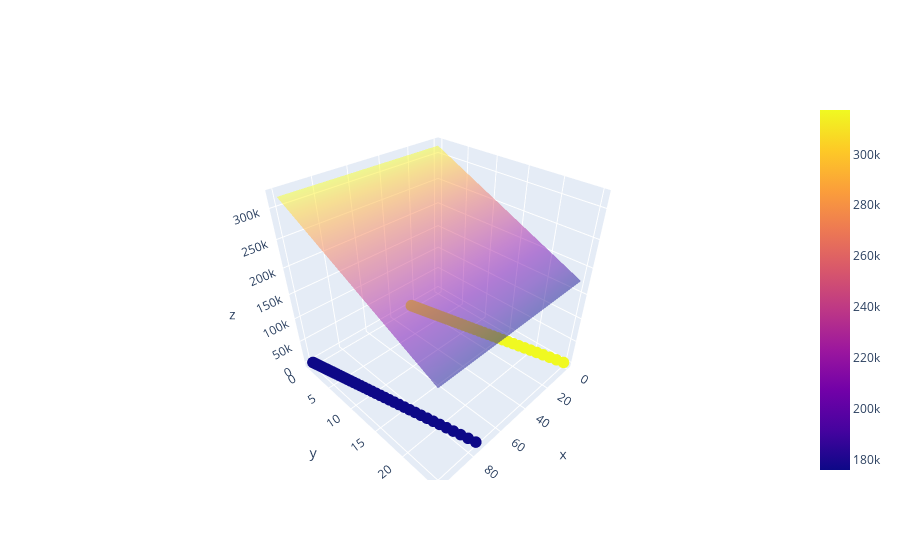

The code cell stored with this chart in its notebook:
### Code cell
import numpy as np
import plotly.graph_objects as go

# Create mesh grid
x1_sq = np.linspace(df['X1_Square'].min(), df['X1_Square'].max(), 20)
x2_sq = np.linspace(df['X2_Square'].min(), df['X2_Square'].max(), 20)
x1_sq, x2_sq = np.meshgrid(x1_sq, x2_sq)

# Decision plane equation: w1*x + w2*y + w3*z + b = 0
w = clf_poly.coef_[0]
b = clf_poly.intercept_[0]

z = (-w[2]*x1_sq - w[3]*x2_sq - b) / w[4]

# Plot
fig = go.Figure()

fig.add_trace(go.Scatter3d(
    x=df['X1_Square'],
    y=df['X2_Square'],
    z=df['X1*X2'],
    mode='markers',
    marker=dict(color=df['Y'], size=4)
))

fig.add_trace(go.Surface(
    x=x1_sq,
    y=x2_sq,
    z=z,
    opacity=0.5
))

fig.show()

### Figure 1 — Plotly figure (JSON) as saved in the notebook; plotly's stock layout.template omitted (floating-point values rounded to 4 significant figures; data arrays with more than 128 entries replaced by an {"elided": "..."} marker saying what was removed)
{"data": [{"marker": {"color": {"elided": "400 int values"}, "size": 4}, "mode": "markers", "type": "scatter3d", "x": {"elided": "400 float values"}, "y": {"elided": "400 float values"}, "z": {"elided": "400 float values"}}, {"opacity": 0.5, "type": "surface", "x": {"elided": "20x20 float values"}, "y": {"elided": "20x20 float values"}, "z": {"elided": "20x20 float values"}}], "layout": {}}
